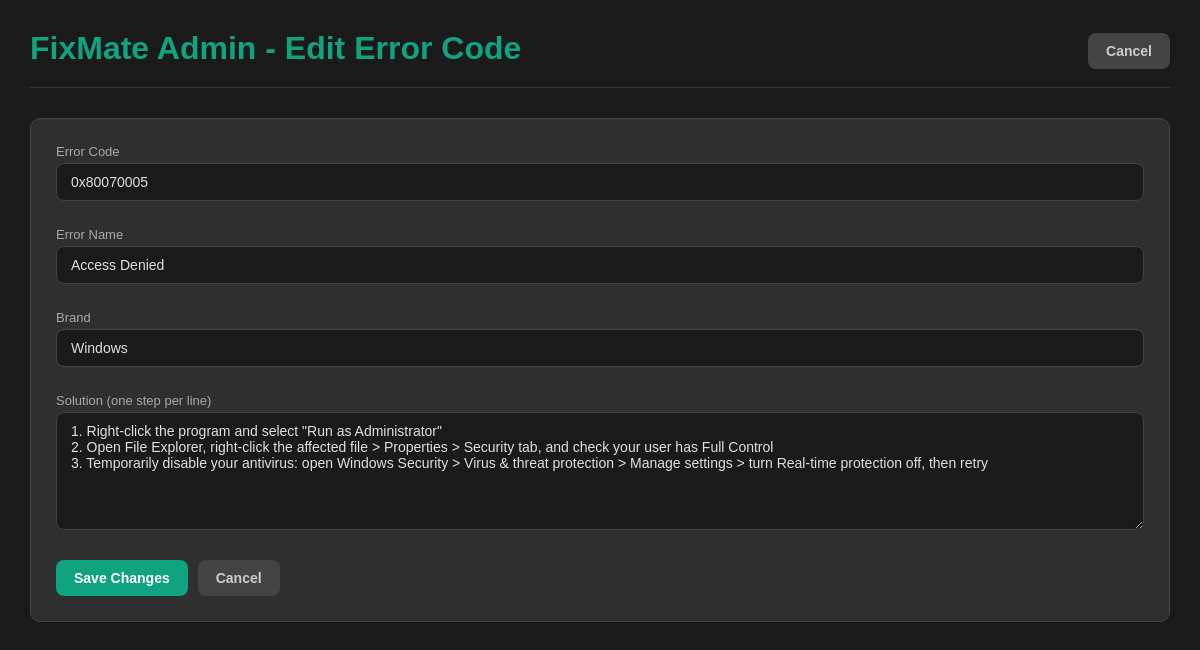
Screenshot of /admin/edit/1 (signed in) with the database file from the repository.
### tables this page shows
CREATE TABLE error_codes (
        id      INTEGER PRIMARY KEY AUTOINCREMENT,
        code    TEXT NOT NULL,
        name    TEXT NOT NULL,
        brand   TEXT NOT NULL,
        solution TEXT NOT NULL
    );

### app.py (the view, shortened to what this page needs)
@app.route('/admin/edit/<int:id>', methods=['GET', 'POST'])
def admin_edit(id):
    if not session.get('admin_logged_in'):
        return redirect(url_for('admin_login'))
    conn = sqlite3.connect(DB_PATH)
    cursor = conn.cursor()
    cursor.execute('SELECT * FROM error_codes WHERE id=?', (id,))
    row = cursor.fetchone()
    conn.close()
    return render_template('admin.html', logged_in=True, edit_row=row)

### templates/admin.html (shortened to what this page needs)
<!DOCTYPE html>
<html lang="en">
<head>
</head>
<body>
{% if not logged_in %}
    <div class="login-box">
        <h1>FixMate</h1>
        <p>Admin Panel - please log in</p>
        {% if error %}
            <div class="error-msg">{{ error }}</div>
        {% endif %}
        <form method="POST" action="/admin/login">
            <label for="password">Password</label>
            <input type="password" id="password" name="password" placeholder="Enter admin password" required>
            <button type="submit" class="btn btn-green" style="width:100%">Log In</button>
        </form>
    </div>
{% elif edit_row is defined and edit_row %}
    <div class="header">
        <h1>FixMate Admin - Edit Error Code</h1>
        <a href="/admin"><button class="btn btn-grey">Cancel</button></a>
    </div>
    <div class="form-box">
        <form method="POST" action="/admin/edit/{{ edit_row[0] }}">
            <div class="form-row">
                <label>Error Code</label>
                <input type="text" name="code" value="{{ edit_row[1] }}" required>
            </div>
            <div class="form-row">
                <label>Error Name</label>
                <input type="text" name="name" value="{{ edit_row[2] }}" required>
            </div>
            <div class="form-row">
                <label>Brand</label>
                <input type="text" name="brand" value="{{ edit_row[3] }}" required>
            </div>
            <div class="form-row">
                <label>Solution (one step per line)</label>
                <textarea name="solution" rows="6" required>{{ edit_row[4] }}</textarea>
            </div>
            <div class="form-actions">
                <button type="submit" class="btn btn-green">Save Changes</button>
                <a href="/admin"><button type="button" class="btn btn-grey">Cancel</button></a>
            </div>
        </form>
    </div>
{% endif %}
</body>
</html>

### templates/admin.html (style rules this page uses)
* { margin: 0; padding: 0; box-sizing: border-box; }
body { background-color: #1a1a1a; color: #e0e0e0; font-family: Arial, sans-serif; padding: 30px; }
h1 { color: #10a37f; margin-bottom: 5px; }
.header { display: flex; justify-content: space-between; align-items: center; margin-bottom: 30px; border-bottom: 1px solid #333; padding-bottom: 15px; }
input[type="text"], input[type="password"], textarea { width: 100%; padding: 10px 14px; background: #1a1a1a; border: 1px solid #444; border-radius: 8px; color: #e0e0e0; font-size: 14px; margin-bottom: 12px; }
textarea { resize: vertical; min-height: 80px; font-family: Arial, sans-serif; }
label { display: block; font-size: 13px; color: #aaa; margin-bottom: 4px; }
.btn { padding: 10px 18px; border: none; border-radius: 8px; cursor: pointer; font-size: 14px; font-weight: bold; }
.btn-green { background: #10a37f; color: white; }
.btn-grey { background: #444; color: #ccc; }
.form-box { background: #2f2f2f; border: 1px solid #444; border-radius: 10px; padding: 25px; }
.form-row { margin-bottom: 14px; }
.form-actions { display: flex; gap: 10px; margin-top: 5px; }

### rows the page displays
error_codes: code "0x80070005", name "Access Denied", brand "Windows", solution "1. Right-click the program and select \"Run as Administrator\" 2. Open File Explorer, right-click the affected file > Properties > Security tab, and check your user has Full Control 3. Temporarily disable your antivirus: open Windows Security > Virus & threat protection > Manage settings > turn Real-time protection off, then retry"
